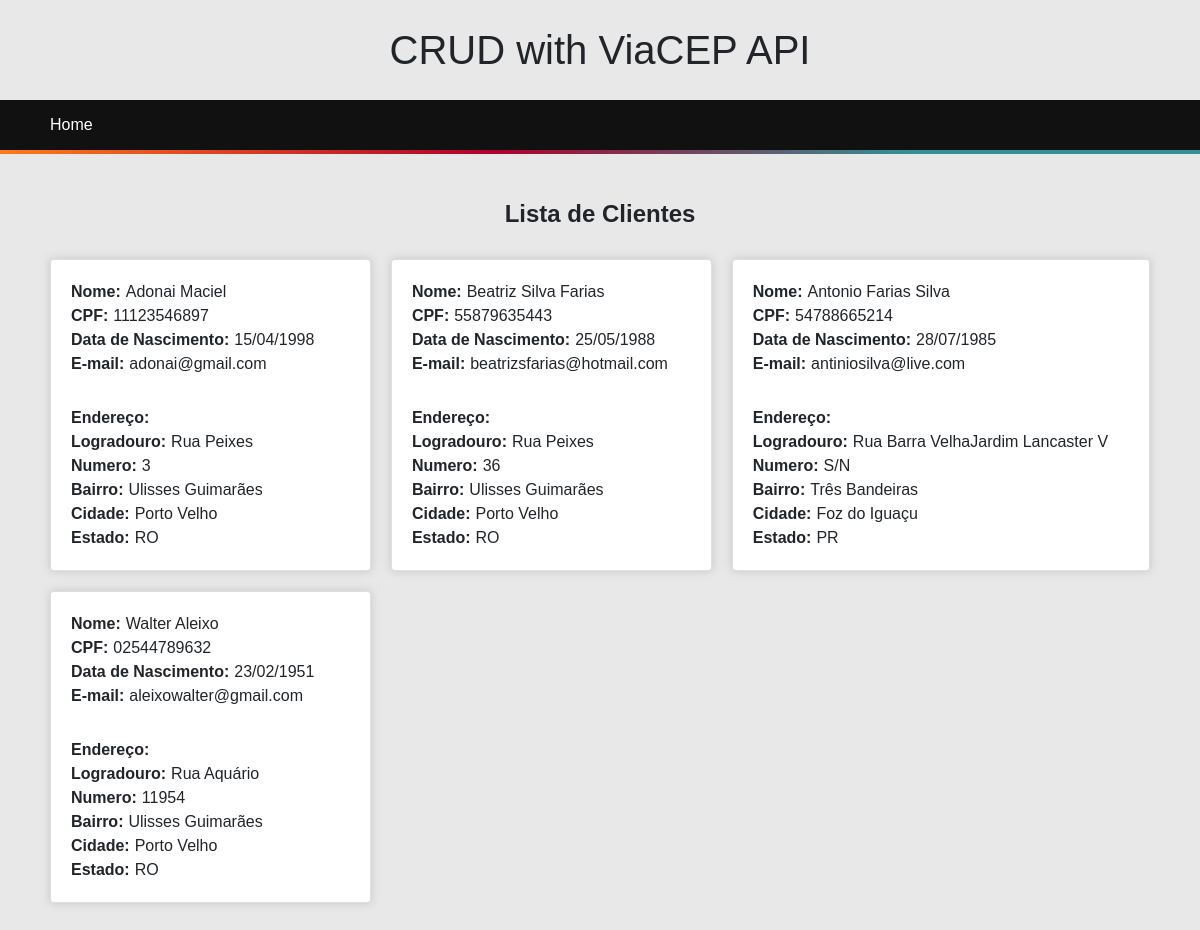
The page /clientes.php on the database its author committed.
### tables this page shows
CREATE TABLE `cliente` (
  `idCliente` int(11) NOT NULL,
  `nome` varchar(255) NOT NULL,
  `cpf` varchar(15) NOT NULL,
  `dataNasc` date NOT NULL,
  `email` varchar(100) NOT NULL,
  `endereco_idEndereco` int(11) NOT NULL
);

CREATE TABLE `endereco` (
  `idEndereco` int(11) NOT NULL,
  `logradouro` varchar(200) NOT NULL,
  `numero` varchar(45) DEFAULT NULL,
  `bairro` varchar(250) DEFAULT NULL,
  `cidade` varchar(250) DEFAULT NULL,
  `uf` varchar(250) DEFAULT NULL,
  `cep` varchar(8) DEFAULT NULL
);

### App/Services/Conexao.php (called while the page is built, shortened)
<?php
$sql["host"] = "localhost";
$sql["dbname"]  = "crudwithviacepapi";
$sql["user"] = "root";
$sql["pass"] = "";

### App/Services/ClienteService.php (the view, shortened to what this page needs)
<?php
function getAll()
{
    require('../App/Services/Conexao.php');
    $query = "SELECT *
    FROM cliente
    INNER JOIN endereco
    ON cliente.endereco_idEndereco = endereco.idEndereco";
    $result = mysqli_query($con, $query);
    if (!$row = $result->fetch_assoc()) {
?>
        <div class="card">
            Nenhum cliente cadastrado.
        </div>
        <?php
    }
    else {
        $result = mysqli_query($con, $query);
        while ($row = $result->fetch_assoc()) {
        ?>
            <div class="card">
                <div class="items">
                    <div class="item">Nome: </div>
                    <div class="item"><?php echo "" . $row['nome'] ?></div>
                </div>
                <div class="items">
                    <div class="item">CPF:</div>
                    <div class="item"><?php echo $row['cpf'] ?></div>
                </div>
                <div class="items">
                    <div class="item">Data de Nascimento:</div>
                    <div class="item"><?php echo date_format(new DateTime($row['dataNasc']), "d/m/Y") ?></div>
                </div>
                <div class="items">
                    <div class="item">E-mail:</div>
                    <div class="item"><?php echo $row['email'] ?></div>
                </div>
                <div style="font-weight: bold; margin-top: 30px">Endereço:</div>
                <div class="items">
                    <div class="item">Logradouro:</div>
                    <div class="item"><?php echo $row['logradouro'] ?></div>
                </div>
                <div class="items">
                    <div class="item">Numero:</div>
                    <div class="item"><?php echo $row['numero'] ?></div>
                </div>
                <div class="items">
                    <div class="item">Bairro:</div>
                    <div class="item"><?php echo $row['bairro'] ?></div>
                </div>
                <div class="items">
                    <div class="item">Cidade:</div>
                    <div class="item"><?php echo $row['cidade'] ?></div>
                </div>
                <div class="items">
                    <div class="item">Estado:</div>
                    <div class="item"><?php echo $row['uf'] ?></div>
                </div>
            </div>
        <?php
        }
    }
}
        ?>

### App/Components/Header.php (shortened to what this page needs)
<!DOCTYPE html>
<html>
<head>
    <link href="https://cdn.jsdelivr.net/npm/bootstrap@5.0.1/dist/css/bootstrap.min.css" rel="stylesheet">
    <link rel="stylesheet" href="../App/App.css" />
</head>
<body>
    <div class="header">
        <div class="container">
            <h1>CRUD with ViaCEP API</h1>
        </div>
    </div>
    <nav>
        <div class="container">
            <ul>
                <li><a href="index.php">Home</a></li>
            </ul>
    </nav>

### public_html/clientes.php
<?php require_once '../App/Components/Header.php'; ?>
<div class="container">
    <div class="pagetitle">
        <h1>Lista de Clientes</h1>
    </div>
    <div class="cliente">
        <div class="cards">
            <?php
            require_once('../App/Services/ClienteService.php');
            echo getAll();
            ?>
        </div>
    </div>
</div>
</body>
</html>

### App/App.css (style rules this page uses)
body { margin: 0; font-family: Arial, Helvetica, sans-serif; background-color: #E8E8E8; margin-bottom: 50px; }
.container { max-width: 1366px; margin: 0 auto; padding: 0 50px; }
.header { height: 100px; display: flex; align-items: center; }
.header :is(h1) { margin: 0; text-align: center; }
nav { background-color: #111; }
nav:after { content: ""; position: absolute; left: 0; width: 100%; height: 4px; background: linear-gradient(130deg, #ff7a18, #af002d 41.07%, #319197 76.05%); }
nav ul { line-height: 50px; width: 100%; margin: 0; padding: 0; }
nav ul li { list-style-type: none; }
nav a { color: white; text-decoration: none; }
.pagetitle { margin-top: 50px; text-align: center; }
.pagetitle :is(h1) { font-size: 1.5rem !important; font-weight: bold; }
.cards { margin: 30px 0; display: grid; grid-template-columns: repeat(auto-fit, minmax(300px, auto)); grid-gap: 20px; }
.cards .card { padding: 20px; flex-wrap: wrap; box-shadow: 0px 0px 8px 1px #ccc; background-color: white; }
.cards .card>div:nth-of-type(2n-1) { font-weight: normal; }
.cards .card div>div:nth-of-type(2n-1) { font-weight: bold; margin-right: 5px; }
.cards .card .items { margin-top: 0px; display: flex; flex-wrap: nowrap; }
.cards .card .items :is(div) { margin: 0; }

### rows shown on the page
cliente: nome "Adonai Maciel", cpf "11123546897", dataNasc "15/04/1998", email "adonai@gmail.com", endereco_idEndereco.logradouro "Rua Peixes", endereco_idEndereco.numero "3", endereco_idEndereco.bairro "Ulisses Guimarães", endereco_idEndereco.cidade "Porto Velho", endereco_idEndereco.uf "RO"
cliente: nome "Beatriz Silva Farias", cpf "55879635443", dataNasc "25/05/1988", email "beatrizsfarias@hotmail.com", endereco_idEndereco.logradouro "Rua Peixes", endereco_idEndereco.numero "36", endereco_idEndereco.bairro "Ulisses Guimarães", endereco_idEndereco.cidade "Porto Velho", endereco_idEndereco.uf "RO"
cliente: nome "Antonio Farias Silva", cpf "54788665214", dataNasc "28/07/1985", email "antiniosilva@live.com", endereco_idEndereco.logradouro "Rua Barra VelhaJardim Lancaster V", endereco_idEndereco.numero "S/N", endereco_idEndereco.bairro "Três Bandeiras", endereco_idEndereco.cidade "Foz do Iguaçu", endereco_idEndereco.uf "PR"
cliente: nome "Walter Aleixo", cpf "02544789632", dataNasc "23/02/1951", email "aleixowalter@gmail.com", endereco_idEndereco.logradouro "Rua Aquário", endereco_idEndereco.numero "11954", endereco_idEndereco.bairro "Ulisses Guimarães", endereco_idEndereco.cidade "Porto Velho", endereco_idEndereco.uf "RO"
